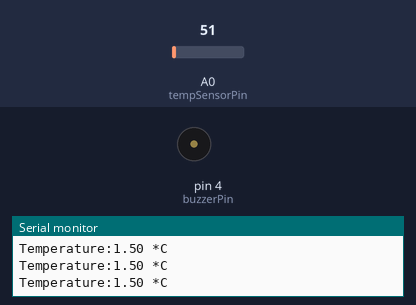
Recording of a sketch running on a simulated Arduino Uno, built with avr-gcc and run on an emulated ATmega328P. On the bench: buzzer (waves = sounding, pin HIGH), the last lines printed to the serial monitor. Inputs (shaded band) come from the test bench; at power-on: A0 (tempSensorPin) = 51.

Above: at 1.2 s.
1.3 s: A0 (tempSensorPin) set to 128
2.8 s: A0 (tempSensorPin) set to 149
At 3.6 s:
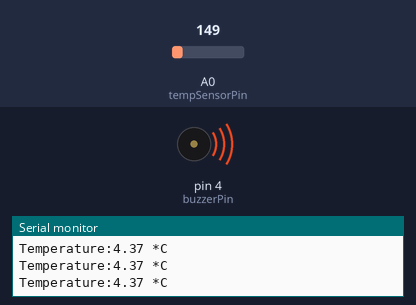
4.3 s: A0 (tempSensorPin) set to 112
At 5.4 s:
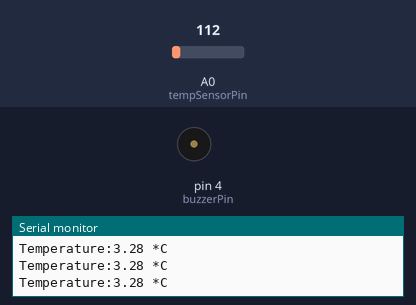
7.3 s: A0 (tempSensorPin) set to 163
At 8.2 s:
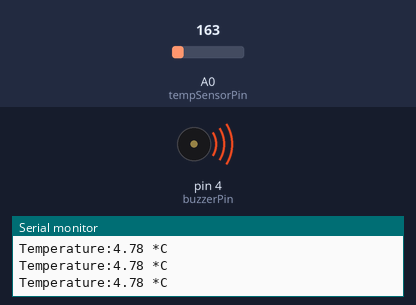
Timing chart, 0 to 10.3 s (numbered marks = the images above; inputs shaded):
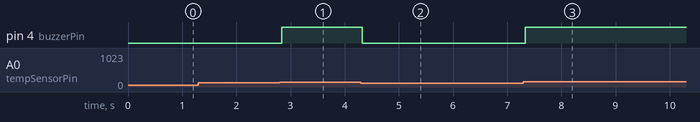

Measured:
- the behaviour switches between 136 and 137 on A0 (tempSensorPin) (found by bisection; images 0 and 1)
- after the input at 2.8 s, pin 4 (buzzerPin): LOW → HIGH at once
- after the input at 4.3 s, pin 4 (buzzerPin): HIGH → LOW at once
- after the input at 7.3 s, pin 4 (buzzerPin): LOW → HIGH at once

The sketch:

tempsensor1.ino
```cpp
const int tempSensorPin =A0;
const int buzzerPin=4;
const float temperatureThreshold =4.0;

void setup() {
  // put your setup code here, to run once:

  Serial.begin(9600);
  pinMode(buzzerPin,OUTPUT);
  digitalWrite(buzzerPin,LOW);

}

void loop() {
  // put your main code here, to run repeatedly:
  int sensorValue=analogRead(tempSensorPin);

  float temperature=sensorValue*(3.0/1023.0)*10;
  Serial.print("Temperature:");
  Serial.print(temperature);
  Serial.println(" *C");

  if(temperature>temperatureThreshold)
    {
      digitalWrite(buzzerPin,HIGH);
    }
  else
    {
      digitalWrite(buzzerPin,LOW);
    }


}
```
